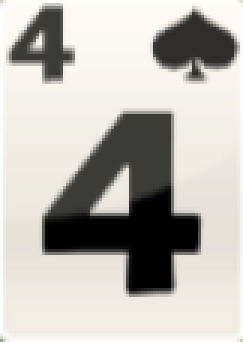
#> input picture templates/cards/spades_4.png, 81 x 114 px, found by its file name (shown 3 times larger)
$ python upscale_image.py
#> lines starting #> are read from the running program, lines starting #| are printed output that depends on the picture
#> further down, screenshot is the input picture: shape (114, 81, 3); mean B, G, R 178.9, 184.4, 187.7
import cv2


def upscale_image(image, scale_factor=2):
    """
    Upscale the image using interpolation to improve resolution.

    Args:
        image (numpy.ndarray): The input image to upscale.
        scale_factor (int): Factor by which to upscale the image.

    Returns:
        numpy.ndarray: The upscaled image.
    """
#> called with scale_factor = 2
    width = int(image.shape[1] * scale_factor)
#> width = 162
    height = int(image.shape[0] * scale_factor)
#> height = 228
    upscaled_image = cv2.resize(image, (width, height), interpolation=cv2.INTER_CUBIC)
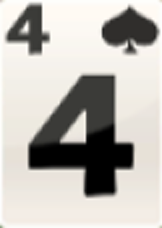
#> upscaled_image: shape (228, 162, 3); mean B, G, R 178.9, 184.5, 187.7
    return upscaled_image


screenshot_path = 'C:\_\solitaire_bot\\templates\cards\spades_4.png'

screenshot = cv2.imread(screenshot_path, cv2.IMREAD_COLOR)
upscaled_screenshot = upscale_image(screenshot, scale_factor=2)

# Show the upscaled screenshot
cv2.imwrite("spades_4_upscaled.png", screenshot)

# Wait for a key press and then close the window
cv2.waitKey(0)
cv2.destroyAllWindows()

$ run again, with templates/cards/spades_10.png copied over templates/cards/spades_4.png
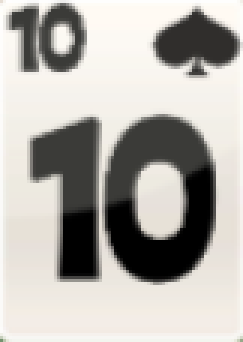
#> input picture templates/cards/spades_10.png, 81 x 114 px, found by its file name (shown 3 times larger)
#> screenshot is the input picture: shape (114, 81, 3); mean B, G, R 170, 175.3, 178.3
#> in upscale_image, `upscaled_image = cv2.resize(image, (width, height), interpolation=cv2...`:
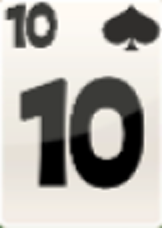
#> upscaled_image: shape (228, 162, 3); mean B, G, R 170, 175.3, 178.3

$ run again, with templates/cards/spades_2.png copied over templates/cards/spades_4.png
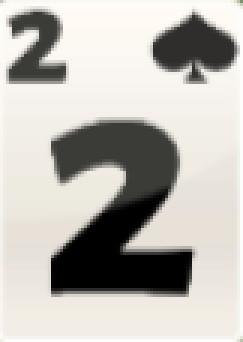
#> input picture templates/cards/spades_2.png, 81 x 114 px, found by its file name (shown 3 times larger)
#> screenshot is the input picture: shape (114, 81, 3); mean B, G, R 178.4, 184.1, 187.3
#> in upscale_image, `upscaled_image = cv2.resize(image, (width, height), interpolation=cv2...`:
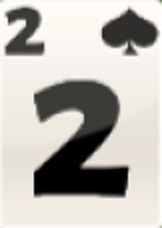
#> upscaled_image: shape (228, 162, 3); mean B, G, R 178.5, 184.1, 187.4

$ run again, with templates/cards/spades_3.png copied over templates/cards/spades_4.png
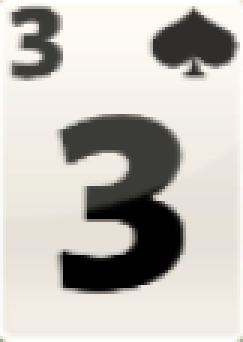
#> input picture templates/cards/spades_3.png, 81 x 114 px, found by its file name (shown 3 times larger)
#> screenshot is the input picture: shape (114, 81, 3); mean B, G, R 184.3, 190, 193.4
#> in upscale_image, `upscaled_image = cv2.resize(image, (width, height), interpolation=cv2...`:
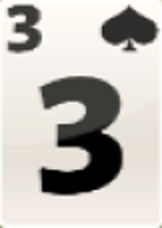
#> upscaled_image: shape (228, 162, 3); mean B, G, R 184.3, 190, 193.5
